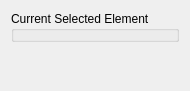
<?xml version="1.0" encoding="UTF-8"?>
<ui version="4.0">
 <class>ReosHydraulicNetworkWidget</class>
 <widget class="QWidget" name="ReosHydraulicNetworkWidget">
  <property name="geometry">
   <rect>
    <x>0</x>
    <y>0</y>
    <width>190</width>
    <height>91</height>
   </rect>
  </property>
  <property name="windowTitle">
   <string>Hydraulic Node Properties</string>
  </property>
  <layout class="QVBoxLayout" name="mainLayout">
   <item>
    <widget class="QGroupBox" name="groupBox">
     <property name="title">
      <string>Current Selected Element</string>
     </property>
     <layout class="QVBoxLayout" name="verticalLayout">
      <property name="leftMargin">
       <number>0</number>
      </property>
      <property name="topMargin">
       <number>0</number>
      </property>
      <property name="rightMargin">
       <number>0</number>
      </property>
      <property name="bottomMargin">
       <number>0</number>
      </property>
      <item>
       <widget class="ReosParameterStringWidget" name="mNameWidget" native="true"/>
      </item>
     </layout>
    </widget>
   </item>
   <item>
    <spacer name="verticalSpacer">
     <property name="orientation">
      <enum>Qt::Vertical</enum>
     </property>
     <property name="sizeHint" stdset="0">
      <size>
       <width>20</width>
       <height>40</height>
      </size>
     </property>
    </spacer>
   </item>
  </layout>
 </widget>
 <customwidgets>
  <customwidget>
   <class>ReosParameterStringWidget</class>
   <extends>QWidget</extends>
   <header>reosparameterwidget.h</header>
   <container>1</container>
  </customwidget>
 </customwidgets>
 <resources/>
 <connections/>
</ui>
